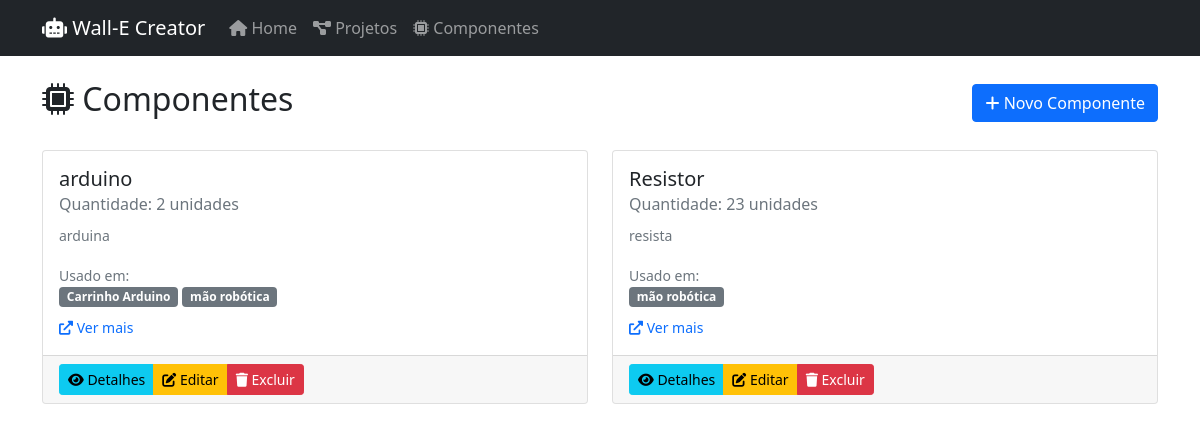
The app's page /componentes, older data.
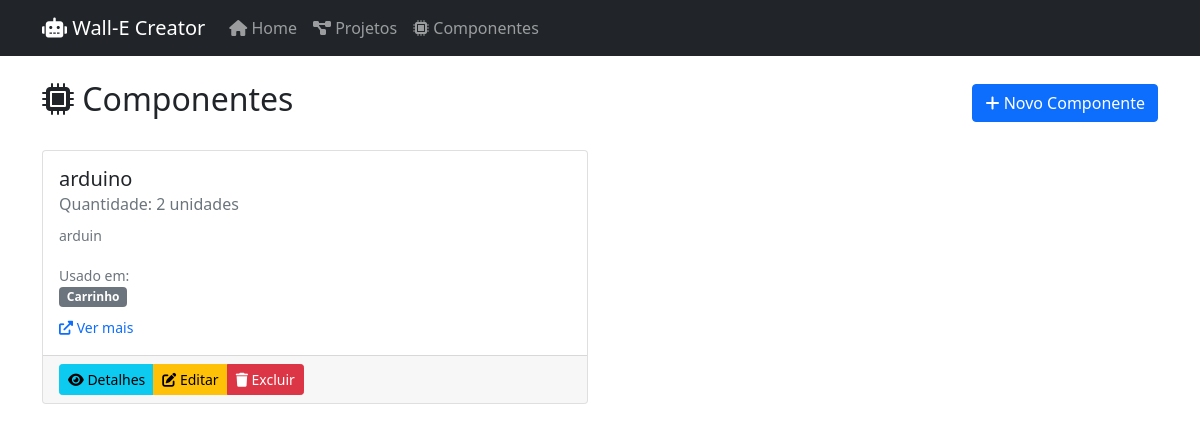
The same page, newer data.
### app/models.py (models this page shows, shortened)
class Componente(db.Model):
    id: so.Mapped[int] = so.mapped_column(primary_key=True)
    nome: so.Mapped[str] = so.mapped_column(sa.String(100), index=True)
    descricao: so.Mapped[str] = so.mapped_column(sa.Text)
    url: so.Mapped[str] = so.mapped_column(sa.String(200))
    quantidade: so.Mapped[int] = so.mapped_column(sa.Integer, default=0)
    projetos: so.Mapped[List[Projeto]] = so.relationship(
        'Projeto',
        secondary='projeto_componente',
        back_populates='componentes'
    )

class Projeto(db.Model):
    id: so.Mapped[int] = so.mapped_column(primary_key=True)
    nome: so.Mapped[str] = so.mapped_column(sa.String(100), index=True, unique=True)
    descricao: so.Mapped[str] = so.mapped_column(sa.Text)
    url: so.Mapped[str] = so.mapped_column(sa.String(200))
    componentes: so.Mapped[List['Componente']] = so.relationship(
        'Componente',
        secondary='projeto_componente',
        back_populates='projetos'
    )

### app/routes.py (the view)
@bp.route('/componentes')
def lista_componentes():
    query = sa.select(Componente)
    componentes = db.session.scalars(query).all()
    return render_template('lista_componentes.html', title='Componentes', componentes=componentes)

### app/templates/lista_componentes.html (shortened to what this page needs)
{% extends "base.html" %}
{% block content %}
<div class="d-flex justify-content-between align-items-center mb-4">
    <h2><i class="fas fa-microchip"></i> Componentes</h2>
    <a href="{{ url_for('main.novo_componente') }}" class="btn btn-primary">
        <i class="fas fa-plus"></i> Novo Componente
    </a>
</div>
{% if componentes %}
    <div class="row">
        {% for componente in componentes %}
            <div class="col-md-6 mb-4">
                <div class="card h-100">
                    <div class="card-body">
                        <h5 class="card-title">{{ componente.nome }}</h5>
                        <h6 class="card-subtitle mb-2 text-muted">
                            Quantidade: {{ componente.quantidade }} unidades
                        </h6>
                        <p class="card-text">
                            <small class="text-muted">{{ componente.descricao[:100] }}{% if componente.descricao|length > 100 %}...{% endif %}</small>
                        </p>
                        {% if componente.projetos %}
                            <div class="mb-2">
                                <small class="text-muted">Usado em:</small>
                                <div class="d-flex flex-wrap gap-1">
                                    {% for projeto in componente.projetos[:3] %}
                                        <span class="badge bg-secondary">{{ projeto.nome }}</span>
                                    {% endfor %}
                                </div>
                            </div>
                        {% else %}
                            <div class="mb-2">
                                <small class="text-muted">Não está sendo usado em nenhum projeto</small>
                            </div>
                        {% endif %}
                        <p class="card-text">
                            <small class="text-primary">
                                <a href="{{ componente.url }}" target="_blank" class="text-decoration-none">
                                    <i class="fas fa-external-link-alt"></i> Ver mais
                                </a>
                            </small>
                        </p>
                    </div>
                    <div class="card-footer">
                        <div class="btn-group btn-group-sm">
                            <a href="{{ url_for('main.detalhes_componente', id=componente.id) }}" class="btn btn-info">
                                <i class="fas fa-eye"></i> Detalhes
                            </a>
                            <a href="{{ url_for('main.editar_componente', id=componente.id) }}" class="btn btn-warning">
                                <i class="fas fa-edit"></i> Editar
                            </a>
                            <a href="{{ url_for('main.excluir_componente', id=componente.id) }}" class="btn btn-danger"
                               onclick="return confirm('Tem certeza que deseja excluir este componente?')">
                                <i class="fas fa-trash"></i> Excluir
                            </a>
                        </div>
                    </div>
                </div>
            </div>
        {% endfor %}
    </div>
{% else %}
    <div class="alert alert-info">
        <i class="fas fa-info-circle"></i> Nenhum componente cadastrado.
        <a href="{{ url_for('main.novo_componente') }}" class="alert-link">Cadastre o primeiro componente</a>.
    </div>
{% endif %}
{% endblock %}

Row changes from the older to the newer data that the page shows:
removed Projeto: nome "mão robótica"
removed Componente: nome "Resistor", quantidade "23", descricao "resista"
changed Componente "arduino": descricao "arduina" → "arduin"
changed Projeto: nome "Carrinho Arduino" → "Carrinho"
